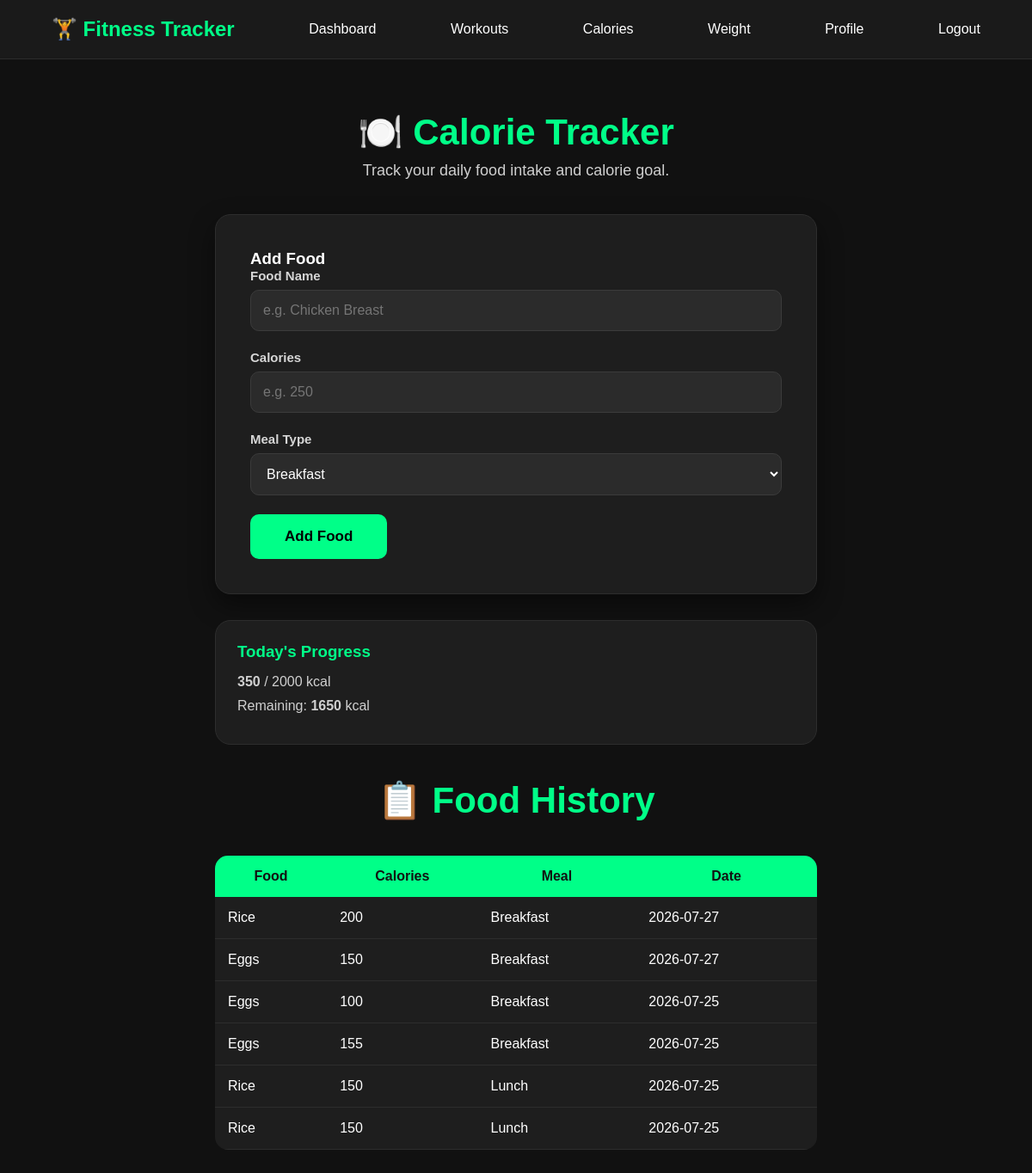
Page /calorie_tracker (signed in) on the committed database.
### tables this page shows
CREATE TABLE users (
    id INTEGER PRIMARY KEY AUTOINCREMENT,
    name TEXT NOT NULL,
    email TEXT UNIQUE NOT NULL,
    password TEXT NOT NULL,
    age INTEGER,
    height REAL,
    weight REAL,
    goal TEXT
, calorie_goal INTEGER);

CREATE TABLE food_logs (
    id INTEGER PRIMARY KEY AUTOINCREMENT,
    user_id INTEGER,
    food_name TEXT,
    calories INTEGER,
    meal_type TEXT,
    log_date DATE
);

### app.py (the view, shortened to what this page needs)
@app.route("/calorie_tracker", methods=["GET", "POST"])
def calorie_tracker():
    conn = sqlite3.connect("fitness.db")
    cursor = conn.cursor()
    user_id = session["user_id"]
    today = date.today()
    cursor.execute("""
            SELECT SUM(calories)
            FROM food_logs
            WHERE user_id = ?
            AND log_date = ?
            """, (user_id, today))
    total_calories = cursor.fetchone()[0]
    if total_calories is None:
        total_calories = 0
    cursor.execute("""
        SELECT food_name, calories, meal_type, log_date
        FROM food_logs
        WHERE user_id = ?
        ORDER BY id DESC
    """, (user_id,))
    foods = cursor.fetchall()
    cursor.execute("""
        SELECT calorie_goal
        FROM users
        WHERE id = ?
    """, (user_id,))
    calorie_goal = cursor.fetchone()[0]
    if calorie_goal is None:
        calorie_goal = 0
    conn.close()
    return render_template(
            "calorie_tracker.html",
            foods=foods,
            total_calories=total_calories,
            calorie_goal=calorie_goal
        )

### templates/calorie_tracker.html (shortened to what this page needs)
{% extends "base.html" %}
{% block content %}
<div class="container">
    <div class="heading">
        <h2>🍽️ Calorie Tracker</h2>
        <p>Track your daily food intake and calorie goal.</p>
    </div>
    <div class="profile-card">
        <h3>Add Food</h3>
        <form method="POST">
            <div class="form-group">
                <label>Food Name</label>
                <input
                    type="text"
                    name="food_name"
                    placeholder="e.g. Chicken Breast"
                    required>
            </div>
            <div class="form-group">
                <label>Calories</label>
                <input
                    type="number"
                    name="calories"
                    placeholder="e.g. 250"
                    required>
            </div>
            <div class="form-group">
                <label>Meal Type</label>
                <select name="meal_type">
                    <option>Breakfast</option>
                </select>
            </div>
            <button
                class="btn"
                type="submit"
                name="action"
                value="add_food">
                Add Food
            </button>
        </form>
    </div>
    <div class="summary-card">
        <h3>Today's Progress</h3>
        <p><strong>{{ total_calories }}</strong> / {{ calorie_goal }} kcal</p>
        <p>Remaining: <strong>{{ calorie_goal - total_calories }}</strong> kcal</p>
    </div>
    <div class="heading" style="margin-top:40px;">
        <h2>📋 Food History</h2>
    </div>
    {% if foods %}
        <table class="food-table">
            <tr>
                <th>Food</th>
                <th>Calories</th>
                <th>Meal</th>
                <th>Date</th>
            </tr>
            {% for food, calories, meal, date in foods %}
            <tr>
                <td>{{ food }}</td>
                <td>{{ calories }}</td>
                <td>{{ meal }}</td>
                <td>{{ date }}</td>
            </tr>
            {% endfor %}
        </table>
    {% else %}
        <div class="profile-card">
            <h3>No Food Entries</h3>
            <p>Start logging your meals to see them here.</p>
        </div>
    {% endif %}
</div>
{% endblock %}

### templates/base.html (shortened to what this page needs)
<!DOCTYPE html>
<html>
<head>
    <link
        rel="stylesheet"
        href="{{ url_for('static', filename='css/style.css') }}">
</head>
<body>
{% if session.get("user_id") %}
<nav>
    <h2>🏋 Fitness Tracker</h2>
    <a href="{{ url_for('dashboard') }}">Dashboard</a>
    <a href="{{ url_for('workout_log') }}">Workouts</a>
    <a href="{{ url_for('calorie_tracker') }}">Calories</a>
    <a href="{{ url_for('weight_graph') }}">Weight</a>
    <a href="{{ url_for('profile') }}">Profile</a>
    <a href="{{ url_for('logout') }}">Logout</a>
</nav>
<div class="nav-divider"></div>
{% endif %}
{% block content %}
{% endblock %}
</body>
</html>

### static/css/style.css (style rules this page uses)
html { scroll-behavior:smooth; }
* { margin:0; padding:0; box-sizing:border-box; font-family:Arial, Helvetica, sans-serif; }
body { background:#111; color:white; }
nav { display:flex; justify-content:space-between; align-items:center; flex-wrap:wrap; gap:20px; padding:20px 60px; background:#1a1a1a; }
nav h2 { color:#00ff88; }
nav a { color:white; text-decoration:none; margin-left:25px; transition:.3s; }
.heading { text-align:center; margin-bottom:40px; }
.heading h2 { font-size:42px; color:#00ff88; margin-bottom:10px; }
.heading p { color:#cfcfcf; font-size:18px; }
.container { width:90%; max-width:700px; margin:60px auto; }
.profile-card { background:#1e1e1e; padding:40px; border-radius:18px; border:1px solid #2d2d2d; box-shadow:0 12px 30px rgba(0,0,0,.45); transition:.3s; }
.form-group { margin-bottom:22px; }
.form-group label { display:block; margin-bottom:8px; font-size:15px; font-weight:bold; color:#d6d6d6; }
.form-group input, .form-group select { width:100%; padding:14px; background:#2b2b2b; color:white; border:1px solid #3b3b3b; border-radius:10px; font-size:16px; outline:none; transition:0.3s; }
.btn { background:#00ff88; color:black; border:none; padding:16px 40px; border-radius:10px; font-size:17px; font-weight:bold; cursor:pointer; transition:.3s; }
.btn { transition: transform .25s, background .25s, box-shadow .25s; }
.nav-divider { height:1px; background:#2c2c2c; }
.summary-card { background:#1e1e1e; border:1px solid #2d2d2d; border-radius:18px; padding:25px; margin-top:30px; }
.summary-card h3 { color:#00ff88; margin-bottom:15px; }
.summary-card p { color:#d0d0d0; margin-bottom:10px; }
.food-table { width:100%; border-collapse:collapse; margin-top:20px; overflow:hidden; border-radius:15px; }
.food-table th { background:#00ff88; color:#111; padding:15px; }
.food-table td { background:#1e1e1e; color:white; padding:15px; border-bottom:1px solid #2d2d2d; }

### rows in the picture
users: calorie_goal "2000", calorie_goal-total_calories "1650"
food_logs: food_name "Rice", calories "200", meal_type "Breakfast", log_date "2026-07-27"
food_logs: food_name "Eggs", calories "150", meal_type "Breakfast", log_date "2026-07-27"
food_logs: food_name "Eggs", calories "100", meal_type "Breakfast", log_date "2026-07-25"
food_logs: food_name "Eggs", calories "155", meal_type "Breakfast", log_date "2026-07-25"
food_logs: food_name "Rice", calories "150", meal_type "Lunch", log_date "2026-07-25"
food_logs: food_name "Rice", calories "150", meal_type "Lunch", log_date "2026-07-25"

### other values in the picture
{{ total_calories }} "350"
